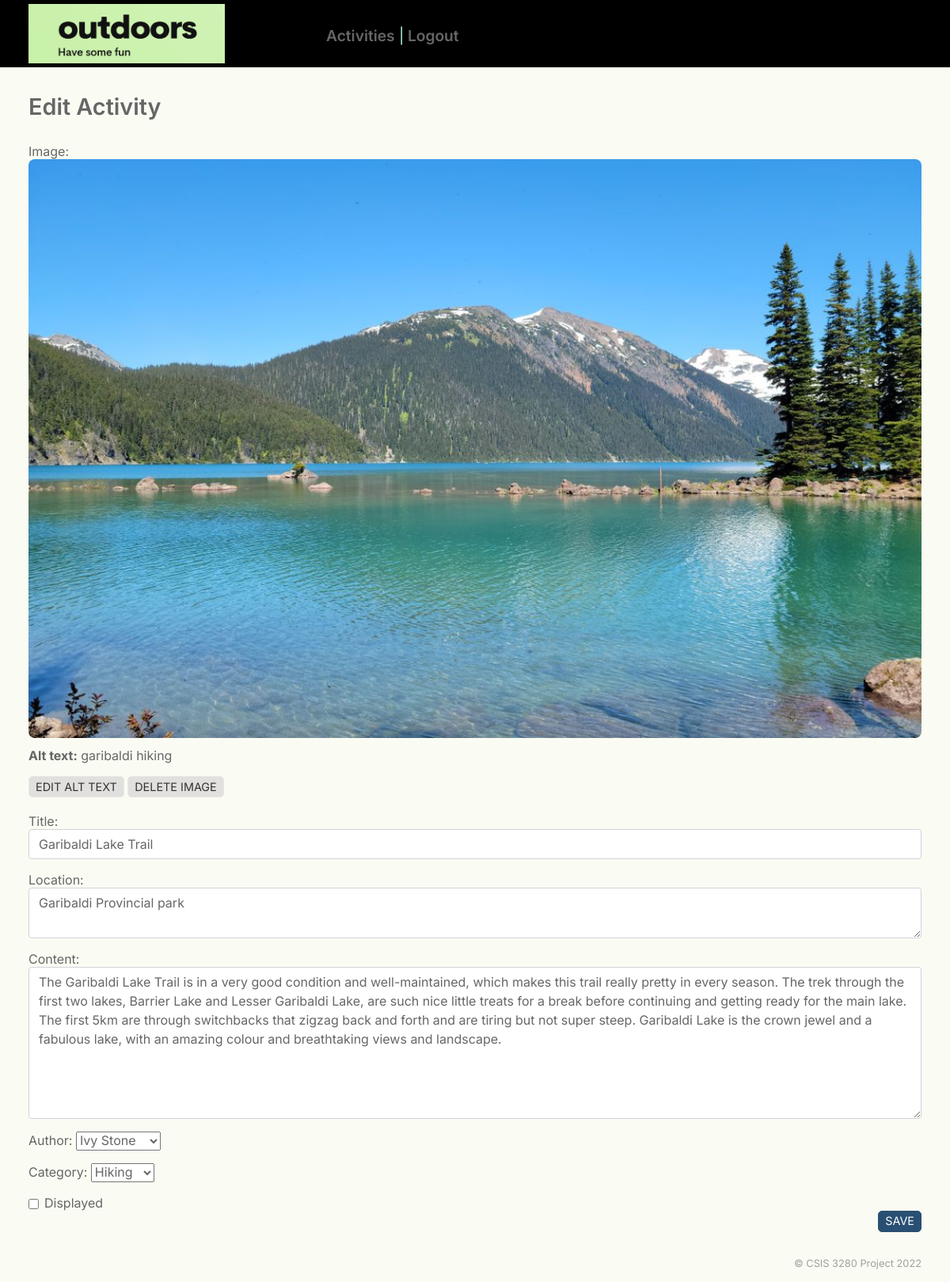
The page /admin/adminActivity-update-create.php?id=1 on the database its author committed.
### tables this page shows
CREATE TABLE `activity` (
  `id` int(11) NOT NULL,
  `title` varchar(80) NOT NULL,
  `location` varchar(254) NOT NULL,
  `content` text NOT NULL,
  `created` timestamp NOT NULL DEFAULT current_timestamp(),
  `categoryID` int(11) NOT NULL,
  `memberID` int(11) NOT NULL,
  `imageID` int(11) DEFAULT NULL,
  `displayed` tinyint(4) NOT NULL DEFAULT 0
);

CREATE TABLE `image` (
  `id` int(11) NOT NULL,
  `file` varchar(254) NOT NULL,
  `alt` varchar(1000) NOT NULL
);

### inc/Utility/ActivityDAO.class.php (called while the page is built, shortened)
<?php
class ActivityDAO
{
    public static $dbActivity;
    static function initialize(string $className)
    {
        self::$dbActivity = new PDOAgent($className);
    }
    static function getActivityAndImage($activityID)
    {
        $sql     = "SELECT a.id, a.title, a.location, a.content,
        a.categoryID, a.memberID, a.imageID, a.displayed,
        i.file      AS image_file,
        i.alt       AS image_alt
   FROM activity     AS a
   LEFT JOIN image  AS i ON a.imageID = i.id
  WHERE a.id = :id;";
        self::$dbActivity->query($sql);
        self::$dbActivity->bind(
            ':id',
            $activityID
        );
        self::$dbActivity->execute();
        return self::$dbActivity->singleResult();
    }
}

### inc/Utility/PDOAgent.class.php (called while the page is built, shortened)
<?php
class PDOAgent  {
    private $host = DB_HOST;
    private $user = DB_USER;
    private $password = DB_PASSWORD;
    private $dbname = DB_NAME;
    private $dbport = DB_PORT;
    private $className = "";
    private $stmt = "";
    private $pdo = "";
    public function __construct(string $className)  {
        $this->className = $className;
        $this->dsn = "mysql:localhost=" .$this->host.";dbname=".$this->dbname.";port=".$this->dbport;
        $options = array(
            PDO::ATTR_PERSISTENT => true,
            PDO::ATTR_ERRMODE => PDO::ERRMODE_EXCEPTION
        );
        try {
            $this->pdo = new PDO($this->dsn, $this->user, $this->password, $options);
        } catch (Exception $ex) {
            $this->error = $ex->getMessage();
            echo $this->error;
    }
}
    public function query(string $query)    {
        $this->stmt  = $this->pdo->prepare($query);
    }
    public function bind($param, $value, $type = null){
        if (is_null($type)) {
            switch (true) {
                case is_int($value):
                $type = PDO::PARAM_INT;
                break;
                }
        }
        $this->stmt->bindValue($param, $value, $type);
    }
    public function execute($data = null)   {
        if (is_null($data)) {
            return $this->stmt->execute();
        } else {
            return $this->stmt->execute($data);
        }
    }
    public function singleResult()  {
        $this->stmt->setFetchMode(PDO::FETCH_CLASS, $this->className);
        return $this->stmt->fetch(PDO::FETCH_CLASS);
    }
    public function getResultSet()  {
        return $this->stmt->fetchAll(PDO::FETCH_CLASS, $this->className);
    }
}
?>

### inc/Utility/functions.php (called while the page is built, shortened)
<?php
function html_escape($text): string
{
    return htmlspecialchars($text, ENT_QUOTES, 'UTF-8', false);
}
?>

### inc/Entity/Activity.class.php (called while the page is built, shortened)
<?php
class Activity  {
    private $title;
    private $location;
    private $content;
    private $id;
    function getID() {
        return $this->id;
    }
    function getTitle(): string {
        return $this->title;
    }
   function getLocation() {
    return $this->location;
   }
   function getContent() {
    return $this->content;
   }
}
?>

### inc/Utility/MemberDAO.class.php (called while the page is built, shortened)
<?php
class MemberDAO
{
    public static $db;
    static function init()
    {
        self::$db = new PDOAgent("Member");
    }
    static function getAllMembers()
    {
        $selectSQL = "SELECT * FROM member
        Except
        SELECT * FROM member WHERE full_name ='admin'";
        self::$db->query($selectSQL);
        self::$db->execute();
        return self::$db->getResultSet();
    }
}

### inc/Entity/Member.class.php (called while the page is built, shortened)
<?php
class Member
{
    private $id;
    private $full_name;
    function getID(){
         return $this->id;
    }
    function getAuthor(){
        return $this->full_name;
    }
}

### inc/Utility/CategoryDAO.class.php (called while the page is built, shortened)
<?php
  class CategoryDAO {
    private static $dbCategory;
    static function initialize(string $className)   {
        self::$dbCategory = new PDOAgent($className);
    }
    static function getCategories() {
        $sql = "SELECT id, name, description FROM category ;";
        self::$dbCategory->query($sql);
        self::$dbCategory->execute();
        return self::$dbCategory->getResultSet();
    }
}
?>

### inc/Entity/Category.class.php (called while the page is built, shortened)
<?php
 class Category {
private $name;
private $id;
function getCategoryID() {
    return $this->id;
}
function getName() {
    return $this->name;
}
 }
?>

### admin/adminActivity-update-create.php (the view, shortened to what this page needs)
<?php
require_once("../inc/Entity/Page.class.php");
require_once("../inc/Entity/Member.class.php");
require_once("../inc/Utility/CategoryDAO.class.php");
require_once("../inc/Utility/PDOAgent.class.php");
require_once("../inc/Utility/MemberDAO.class.php");
require_once("../inc/Utility/ActivityDAO.class.php");
require_once("../inc/Entity/Activity.class.php");
require_once("../inc/Entity/Category.class.php");
require_once("../inc/Utility/functions.php");
$id          = filter_input(INPUT_GET, 'id', FILTER_VALIDATE_INT);
$activityObj = new Activity();
$errors  = [
    'warning'     => '',
    'title'       => '',
    'location'     => '',
    'content'     => '',
    'author'      => '',
    'category'    => '',
    'image_file'  => '',
    'image_alt'   => '',
];
if ($id) {
    $activityObj = ActivityDAO::getActivityAndImage($id);
}
$authors = MemberDAO::getAllMembers();
$categories = CategoryDAO::getCategories();
?>
<form action="adminActivity-update-create.php?id=<?= $id ?>" method="POST" enctype="multipart/form-data">
    <main class="container admin" id="content">
        <h1>Edit Activity</h1>
        <div class="admin-article">
            <section class="image">
                <?php if (!$activityObj->image_file) {
                    $activityObj->setTitle('');
                    $activityObj->setLocation('');
                    $activityObj->setContent('');  ?>
                    <label for="image">Upload image:</label>
                    <div class="form-group image-placeholder">
                        <input type="file" name="image" class="form-control-file" id="image"><br>
                        <span class="errors"><?= $errors['image_file'] ?></span>
                    </div>
                    <div class="form-group">
                        <label for="image_alt">Alt text: </label>
                        <input type="text" name="image_alt" id="image_alt" value="" class="form-control">
                        <span class="errors"><?= $errors['image_alt'] ?></span>
                    </div>
                <?php } else { ?>
                    <label>Image:</label>
                    <img src="../upload/<?= html_escape($activityObj->image_file) ?>" alt="<?= html_escape($activityObj->image_alt) ?>">
                    <p class="alt"><strong>Alt text:</strong> <?= html_escape($activityObj->image_alt) ?></p>
                    <a href="adminImage-edit-alt.php?id=<?= $activityObj->getID() ?>" class="btn btn-secondary">Edit alt text</a>
                    <a href="adminImage-delete.php?id=<?= $id ?>" class="btn btn-secondary">Delete image</a><br><br>
                <?php } ?>
            </section>
            <section class="text">
                <div class="form-group">
                    <label for="title">Title: </label>
                    <input type="text" name="title" id="title" value="<?= html_escape($activityObj->getTitle()) ?>" class="form-control">
                </div>
                <div class="form-group">
                    <label for="summary">Location: </label>
                    <textarea name="location" id="summary" class="form-control"><?= html_escape($activityObj->getLocation()) ?></textarea>
                </div>
                <div class="form-group">
                    <label for="content">Content: </label>
                    <textarea name="content" id="content" class="form-control"><?= html_escape($activityObj->getContent()) ?></textarea>
                </div>
                <div class="form-group">
                    <label for="member_id">Author: </label>
                    <select name="memberID" id="memberID">
                        <?php foreach ($authors as $author) { ?>
                            <option value="<?= $author->getID() ?>" <?= ($activityObj->setMemberID($author->getID()))  ? 'selected' : ''; ?>>
                                <?= html_escape($author->getAuthor()) ?></option>
                        <?php } ?>
                    </select>
                </div>
                <div class="form-group">
                    <label for="category">Category: </label>
                    <select name="categoryID" id="category">
                        <?php foreach ($categories as $category) { ?>
                            <option value="<?= $category->getCategoryID() ?>" <?= ($activityObj->setCategoryID($category->getCategoryID())) ? 'selected' : ''; ?>>
                                <?= html_escape($category->getName()) ?></option>
                        <?php } ?>
                    </select>
                </div>
                <div class="form-check">
                    <input type="checkbox" name="displayed" value="1" class="form-check-input" id="published" <?= ($activityObj->setDisplayed(1)) ? 'checked' : ''; ?>>
                    <label for="published" class="form-check-label">Displayed</label>
                </div>
                <input type="submit" name="update" value="Save" class="btn btn-primary">
            </section>
        </div>
    </main>
</form>

### css/styles.css (style rules this page uses)
* { box-sizing: border-box; }
body { margin: 0; color: #666; background-color: #ecf5ce3d; }
a { color: #666; }
body { font-family: 'Inter', 'Arial', sans-serif; font-size: 100%; }
a { text-decoration: none; }
h1 { font-size: 1.8em; }
h1, h2 { font-weight: 600; margin: 0 0 0.14em 0; }
p { margin: 0 0 1em 0; }
.container { margin: 0 auto 0 auto; max-width: 94%; }
main img { width: 100%; height: auto; border-radius: 8px; }
button, input, optgroup, select, textarea { margin: 0; font-family: inherit; font-size: inherit; line-height: inherit; color: inherit; }
.btn, .btn-search { color: #fff; background: #295073; display: inline-block; width: min-content; white-space: nowrap; border: 1px solid transparent; border-radius: 5px; padding: .1rem .5rem; line-height: 1.5; vertical-align: middle; text-transform: uppercase; }
.btn { font-size: 0.9rem; }
.btn-primary { background-color: #295073; border-color: #295073; }
.btn-secondary { color: #333; background: #e1e0de; border-color: #e9e8e6; }
.form-control { display: block; width: 100%; height: calc(2.25rem + 2px); padding: .375rem .75rem; font-size: 1rem; line-height: 1.5; background-clip: padding-box; border: 1px solid #ced4da; border-radius: .25rem; }
label { display: inline-block; }
textarea { min-height: 7rem; }
input[type=checkbox], input[type=radio] { position: absolute; margin-top: .3rem; margin-left: -1.25rem; padding: 0; }
.form-check { position: relative; display: block; padding-left: 1.25rem; }
input[type=submit] { float: right; margin-bottom: 1rem; }
.form-group { margin-bottom: 1rem; }
textarea#summary { min-height: 4rem; }
textarea#content { min-height: 12rem; }
.admin h1 { margin-bottom: 1em; }
p.alt { margin-top: .5em; }

### rows shown on the page
activity: imageID.file (picture), imageID.alt "garibaldi hiking", title "Garibaldi Lake Trail", location "Garibaldi Provincial park", content "The Garibaldi Lake Trail is in a very good condition and well-maintained, which makes this trail really pretty in every season. The trek through the first two lakes, Barrier Lake and Lesser Garibaldi Lake, are such nice little treats for a break before continuing and getting ready for the main lake. The first 5km are through switchbacks that zigzag back and forth and are tiring but not super steep. Garibaldi Lake is the crown jewel and a fabulous lake, with an amazing colour and breathtaking views and landscape."

### other values the page prints
form field memberID "Ivy Stone"
form field categoryID "Hiking"
